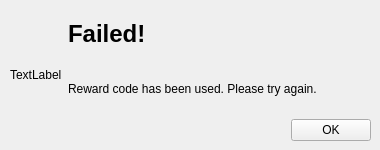
<?xml version="1.0" encoding="UTF-8"?>
<ui version="4.0">
 <class>PopupRewardUsed</class>
 <widget class="QWidget" name="PopupRewardUsed">
  <property name="geometry">
   <rect>
    <x>0</x>
    <y>0</y>
    <width>380</width>
    <height>150</height>
   </rect>
  </property>
  <property name="windowTitle">
   <string>Form</string>
  </property>
  <widget class="QWidget" name="horizontalLayoutWidget">
   <property name="geometry">
    <rect>
     <x>10</x>
     <y>10</y>
     <width>361</width>
     <height>131</height>
    </rect>
   </property>
   <layout class="QHBoxLayout" name="horizontalLayout">
    <item>
     <widget class="QLabel" name="picLbl">
      <property name="sizePolicy">
       <sizepolicy hsizetype="Fixed" vsizetype="Fixed">
        <horstretch>0</horstretch>
        <verstretch>0</verstretch>
       </sizepolicy>
      </property>
      <property name="maximumSize">
       <size>
        <width>70</width>
        <height>70</height>
       </size>
      </property>
      <property name="text">
       <string>TextLabel</string>
      </property>
      <property name="scaledContents">
       <bool>true</bool>
      </property>
     </widget>
    </item>
    <item>
     <layout class="QVBoxLayout" name="verticalLayout">
      <item>
       <widget class="QLabel" name="label">
        <property name="text">
         <string>&lt;html&gt;&lt;head/&gt;&lt;body&gt;&lt;p&gt;&lt;span style=&quot; font-size:18pt; font-weight:600;&quot;&gt;Failed!&lt;/span&gt;&lt;/p&gt;&lt;/body&gt;&lt;/html&gt;</string>
        </property>
       </widget>
      </item>
      <item>
       <widget class="QLabel" name="label_3">
        <property name="text">
         <string>Reward code has been used. Please try again.</string>
        </property>
       </widget>
      </item>
      <item>
       <layout class="QHBoxLayout" name="horizontalLayout_2">
        <item>
         <spacer name="horizontalSpacer">
          <property name="orientation">
           <enum>Qt::Horizontal</enum>
          </property>
          <property name="sizeHint" stdset="0">
           <size>
            <width>40</width>
            <height>20</height>
           </size>
          </property>
         </spacer>
        </item>
        <item>
         <widget class="QPushButton" name="buttonOK">
          <property name="text">
           <string>OK</string>
          </property>
         </widget>
        </item>
       </layout>
      </item>
     </layout>
    </item>
   </layout>
  </widget>
 </widget>
 <resources/>
 <connections/>
</ui>
